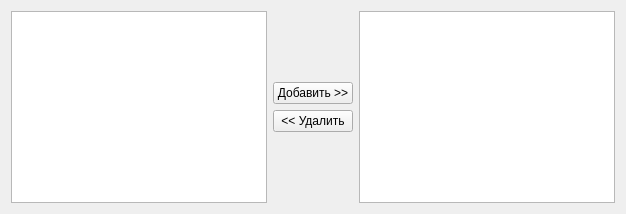
               <widget class="QWidget" name="tab_9">
                <attribute name="title">
                 <string>Члены комиссии</string>
                </attribute>
                <layout class="QHBoxLayout" name="horizontalLayout_24">
                 <item>
                  <widget class="QTableView" name="fromNewExamMemberTableView"/>
                 </item>
                 <item>
                  <layout class="QVBoxLayout" name="verticalLayout_10">
                   <item>
                    <spacer name="verticalSpacer_3">
                     <property name="orientation">
                      <enum>Qt::Vertical</enum>
                     </property>
                     <property name="sizeHint" stdset="0">
                      <size>
                       <width>20</width>
                       <height>40</height>
                      </size>
                     </property>
                    </spacer>
                   </item>
                   <item>
                    <widget class="QPushButton" name="addMemberToExamButton">
                     <property name="text">
                      <string>Добавить &gt;&gt;</string>
                     </property>
                    </widget>
                   </item>
                   <item>
                    <widget class="QPushButton" name="deleteMemberFromExamButton">
                     <property name="text">
                      <string>&lt;&lt; Удалить</string>
                     </property>
                    </widget>
                   </item>
                   <item>
                    <spacer name="verticalSpacer_4">
                     <property name="orientation">
                      <enum>Qt::Vertical</enum>
                     </property>
                     <property name="sizeHint" stdset="0">
                      <size>
                       <width>20</width>
                       <height>40</height>
                      </size>
                     </property>
                    </spacer>
                   </item>
                  </layout>
                 </item>
                 <item>
                  <widget class="QTableView" name="toNewExamMembersTableView"/>
                 </item>
                </layout>
               </widget>
